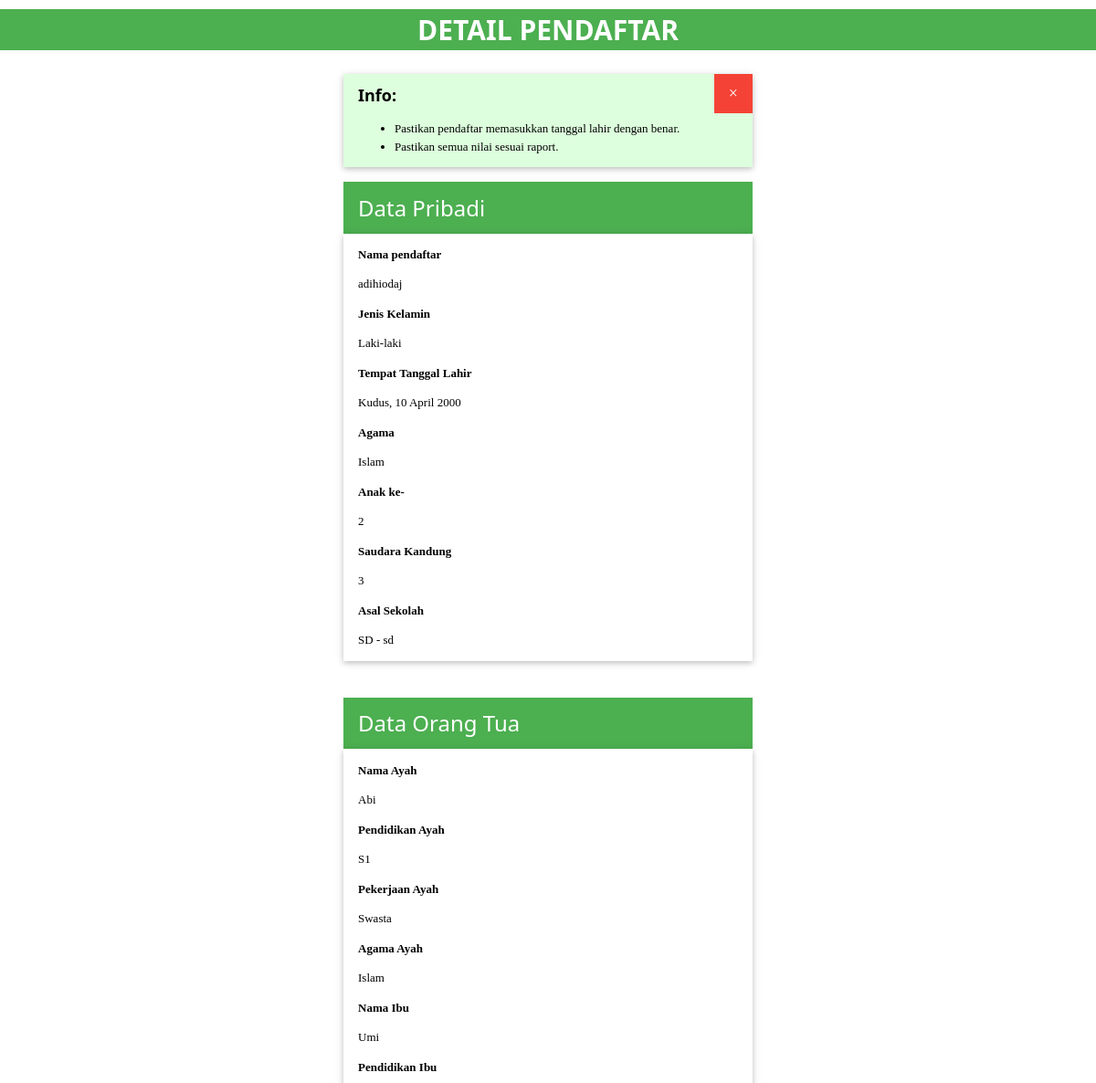
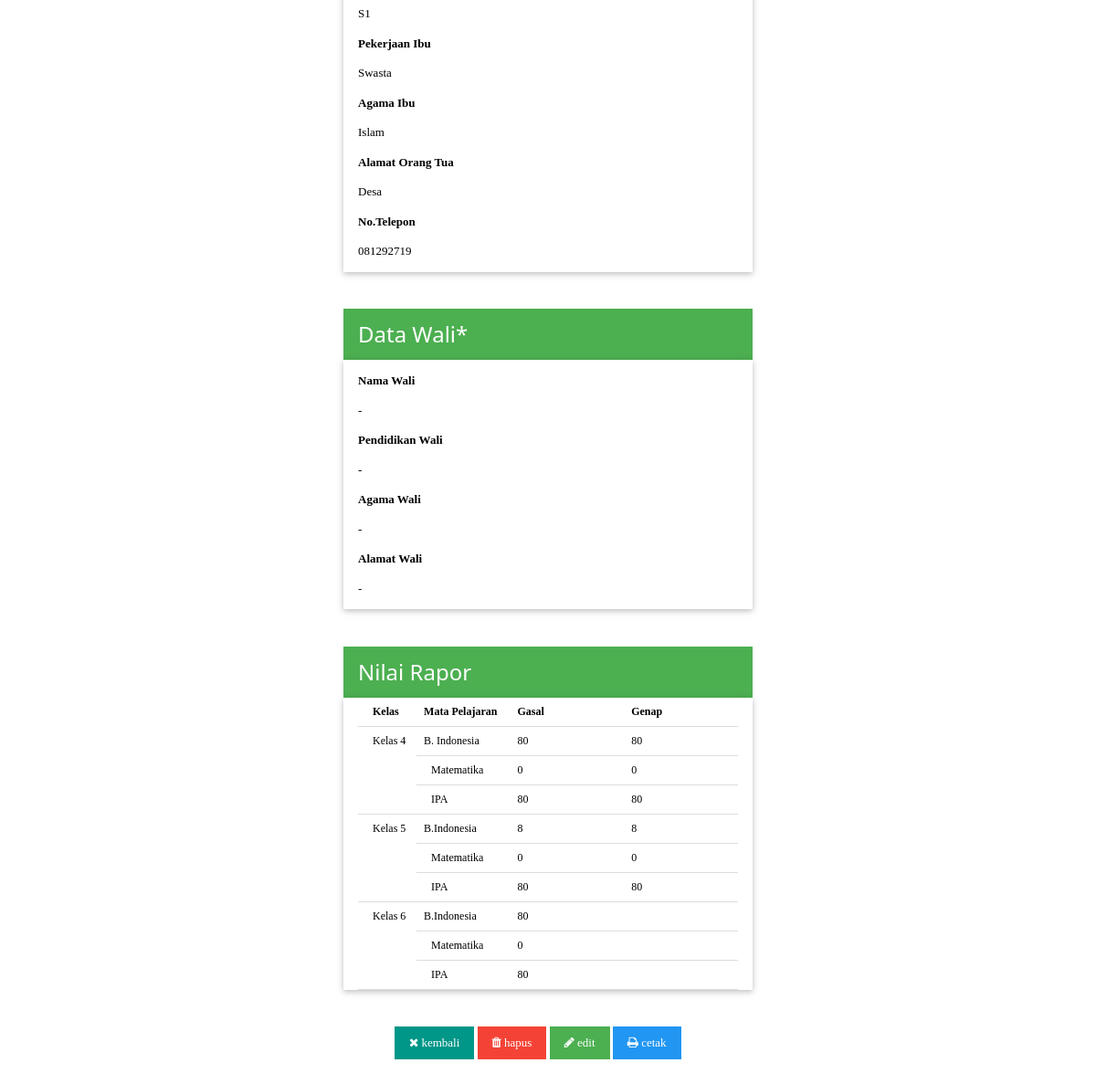
/ppdb/pendaftar/1/detail/, run on an earlier commit of the app's database (2 pictures, top to bottom).
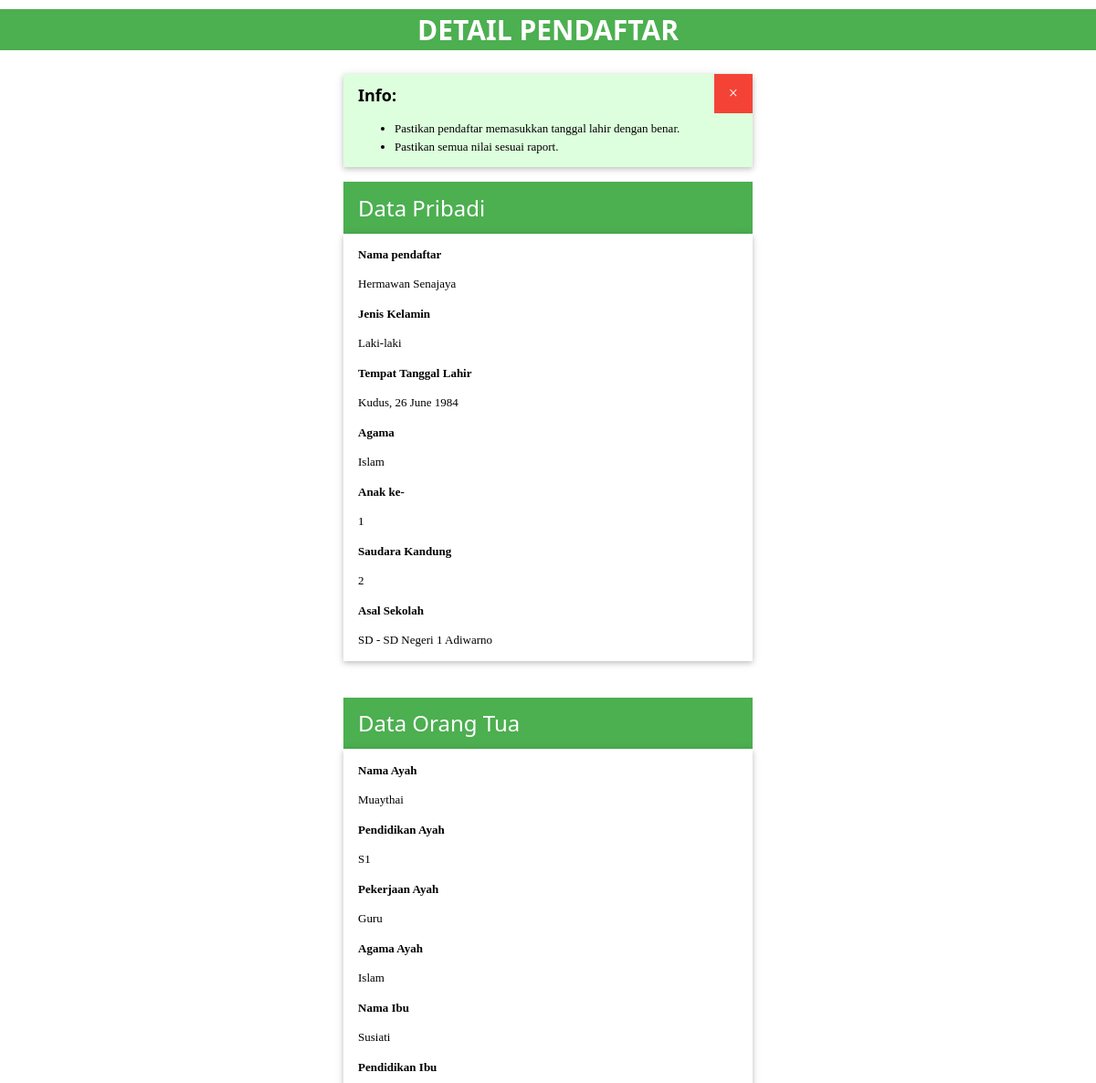
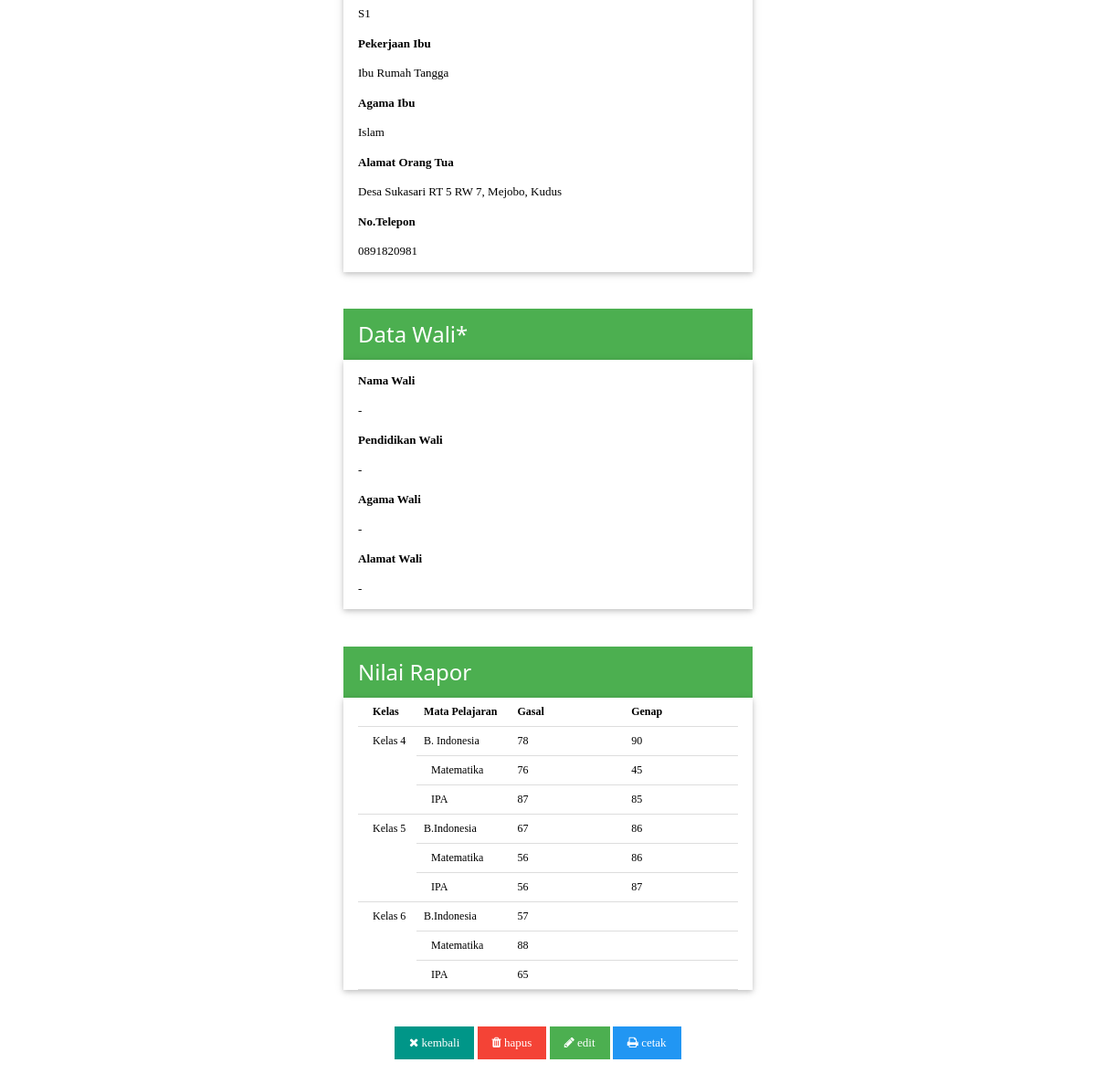
And on a later commit of the database (2 pictures, top to bottom).
### pendaftaran/models.py (models this page shows, shortened)
class Pendaftar(models.Model):
    nomor_pendaftaran = models.IntegerField(null=True)
    password_pendaftaran = models.CharField(max_length=5)
    nama = models.CharField(max_length=50)
    jenis_kelamin = models.CharField(max_length=10, choices=JENIS_KELAMIN, default='Laki-laki',)
    tempat_lahir = models.CharField(max_length=15, default='Kudus')
    tanggal_lahir = models.DateField(null=True)
    agama_anak = models.CharField(max_length=10, choices=AGAMA, default='Islam',)
    anak_ke = models.CharField(max_length=2)
    jumlah_saudara_kandung = models.CharField(max_length=2, blank=True)
    jenis_sekolah = models.CharField(max_length=2, choices=SEKOLAH, default='SD')
    asal_sekolah = models.CharField(max_length=50)
    nama_ayah = models.CharField(max_length=50)
    nama_ibu = models.CharField(max_length=50)
    pendidikan_ayah = models.CharField(max_length=25)
    pendidikan_ibu = models.CharField(max_length=25)
    pekerjaan_ayah = models.CharField(max_length=30)
    pekerjaan_ibu = models.CharField(max_length=30)
    agama_ayah = models.CharField(max_length=10, choices=AGAMA, default='Islam',)
    agama_ibu = models.CharField(max_length=10, choices=AGAMA, default='Islam',)
    alamat_orang_tua = models.CharField(max_length=200)
    no_telepon = models.CharField(max_length=12)
    nama_wali = models.CharField(max_length=50, default='-', blank=True)
    pendidikan_wali = models.CharField(max_length=50, default='-', blank=True)
    agama_wali = models.CharField(max_length=10, choices=AGAMA, default='-', blank=True)
    alamat_wali = models.CharField(max_length=50, default='-', blank=True)
    indo_kelas4_smt1 = models.DecimalField(max_digits=2, decimal_places=0, blank=False)
    mtk_kelas4_smt1 = models.DecimalField(max_digits=2, decimal_places=0, blank=False)
    ipa_kelas4_smt1 = models.DecimalField(max_digits=2, decimal_places=0, blank=False)
    indo_kelas4_smt2 = models.DecimalField(max_digits=2, decimal_places=0, blank=False)
    mtk_kelas4_smt2 = models.DecimalField(max_digits=2, decimal_places=0, blank=False)
    ipa_kelas4_smt2 = models.DecimalField(max_digits=2, decimal_places=0, blank=False)
    indo_kelas5_smt1 = models.DecimalField(max_digits=2, decimal_places=0, blank=False)
    mtk_kelas5_smt1 = models.DecimalField(max_digits=2, decimal_places=0, blank=False)
    ipa_kelas5_smt1 = models.DecimalField(max_digits=2, decimal_places=0, blank=False)
    indo_kelas5_smt2 = models.DecimalField(max_digits=2, decimal_places=0, blank=False)
    mtk_kelas5_smt2 = models.DecimalField(max_digits=2, decimal_places=0, blank=False)
    ipa_kelas5_smt2 = models.DecimalField(max_digits=2, decimal_places=0, blank=False)
    indo_kelas6_smt1 = models.DecimalField(max_digits=2, decimal_places=0, blank=False)
    mtk_kelas6_smt1 = models.DecimalField(max_digits=2, decimal_places=0, blank=False)
    ipa_kelas6_smt1 = models.DecimalField(max_digits=2, decimal_places=0, blank=False)
    def rerata_indo(self):
        indo = [self.indo_kelas4_smt1, self.indo_kelas4_smt2, self.indo_kelas5_smt2, self.indo_kelas5_smt2, self.indo_kelas6_smt1]
        return mean(indo)
    def rerata_ipa(self):
        ipa = [self.ipa_kelas4_smt1, self.ipa_kelas4_smt2, self.ipa_kelas5_smt1, self.ipa_kelas5_smt2, self.ipa_kelas6_smt1]
        return mean(ipa)
    RerataIndo = property(rerata_indo)
    RerataMtk = property(rerata_ipa)
    RerataIpa = property(rerata_ipa)
    def rerata_mapel(self):
        mapel = [self.RerataIndo, self.RerataMtk, self.RerataIpa]
        return mean(mapel)
    RerataMapel = property(rerata_mapel)

### pendaftaran/views.py (the view)
# urls.py: url(r'^pendaftar/(?P<pk>\d+)/detail/$', views.pendaftar_detail, name='pendaftar_detail'),
def pendaftar_detail(request, pk):
    pendaftar = get_object_or_404(Pendaftar, pk=pk)
    template = 'ppdb/pendaftar_detail.html'
    context = {
        'pendaftar': pendaftar,
    }
    return render(request, template, context)

### templates/ppdb/pendaftar_detail.html (shortened to what the changed rows need)
{% extends 'ppdb/base.html' %} {% load static %} {% block content %}
<div>
    <h2 class="w3-center w3-green"><b>DETAIL PENDAFTAR</b></h2>
</div>
    <div class="w3-container" style="width: 40%; margin: auto; margin-bottom: 40px;">
        <div class="w3-card-2 w3-container">
            <label>Nama pendaftar</label>
            <p>{{ pendaftar.nama }}</p>
            <label>Jenis Kelamin</label>
            <p>{{ pendaftar.jenis_kelamin }}</p>
            <label>Tempat Tanggal Lahir</label>
            <p>{{ pendaftar.tempat_lahir }}, {{ pendaftar.tanggal_lahir|date:"j F Y" }}</p>
            <label>Agama</label>
            <p>{{ pendaftar.agama_anak }}</p>
            <label>Anak ke-</label>
            <p>{{ pendaftar.anak_ke }}</p>
            <label>Saudara Kandung</label>
            <p>{{ pendaftar.jumlah_saudara_kandung }}</p>
            <label>Asal Sekolah</label>
            <p>{{ pendaftar.jenis_sekolah }} - {{ pendaftar.asal_sekolah }}</p>
        </div>
    </div>
    <div class="w3-container" style="width: 40%; margin: auto; margin-bottom: 40px;">
        <div class="w3-card-2 w3-container">
            <label>Nama Ayah</label>
            <p>{{ pendaftar.nama_ayah }}</p>
            <label>Pendidikan Ayah</label>
            <p>{{ pendaftar.pendidikan_ayah }}</p>
            <label>Pekerjaan Ayah</label>
            <p>{{ pendaftar.pekerjaan_ayah }}</p>
            <label>Agama Ayah</label>
            <p>{{ pendaftar.agama_ayah }}</p>
            <label>Nama Ibu</label>
            <p>{{ pendaftar.nama_ibu }}</p>
            <label>Pendidikan Ibu</label>
            <p>{{ pendaftar.pendidikan_ibu }}</p>
            <label>Pekerjaan Ibu</label>
            <p>{{ pendaftar.pekerjaan_ibu }}</p>
            <label>Agama Ibu</label>
            <p>{{ pendaftar.agama_ibu }}</p>
            <label>Alamat Orang Tua</label>
            <p>{{ pendaftar.alamat_orang_tua }}</p>
            <label>No.Telepon </label>
            <p>{{ pendaftar.no_telepon }}</p>
        </div>
    </div>
    <div class="w3-container" style="width: 40%; margin: auto; margin-bottom: 40px;">
        <div class="w3-card-2 w3-container">
            <label>Nama Wali</label>
            <p>{{ pendaftar.nama_wali }}</p>
            <label>Pendidikan Wali</label>
            <p>{{ pendaftar.pendidikan_wali }}</p>
            <label>Agama Wali</label>
            <p>{{ pendaftar.agama_wali }}</p>
            <label>Alamat Wali</label>
            <p>{{ pendaftar.alamat_wali }}</p>
        </div>
    </div>
    <div class="w3-container" style="width: 40%; margin: auto; margin-bottom: 40px;">
        <div class="w3-card-2 w3-container">
            <table class="w3-table w3-bordered w3-small">
                <thead class="">
                    <tr>
                        <th>Kelas</th>
                        <th>Mata Pelajaran</th>
                        <th style="width: 30%;">Gasal</th>
                        <th style="width: 30%;">Genap</th>
                    </tr>
                </thead>
                <tbody>
                    <tr>
                        <td rowspan="3">Kelas 4</td>
                        <td>B. Indonesia</td>
                        <td>{{ pendaftar.indo_kelas4_smt1 }}</td>
                        <td>{{ pendaftar.indo_kelas4_smt2 }}</td>
                    </tr>
                    <tr>
                        <td>Matematika</td>
                        <td>{{ pendaftar.mtk_kelas4_smt1 }}</td>
                        <td>{{ pendaftar.mtk_kelas4_smt2 }}</td>
                    </tr>
                    <tr>
                        <td>IPA</td>
                        <td>{{ pendaftar.ipa_kelas4_smt1 }}</td>
                        <td>{{ pendaftar.ipa_kelas4_smt2 }}</td>
                    </tr>
                    <tr>
                        <td rowspan="3">Kelas 5</td>
                        <td>B.Indonesia</td>
                        <td>{{ pendaftar.indo_kelas5_smt1 }}</td>
                        <td>{{ pendaftar.indo_kelas5_smt2 }}</td>
                    </tr>
                    <tr>
                        <td>Matematika</td>
                        <td>{{ pendaftar.mtk_kelas5_smt1 }}</td>
                        <td>{{ pendaftar.mtk_kelas5_smt2 }}</td>
                    </tr>
                    <tr>
                        <td>IPA</td>
                        <td>{{ pendaftar.ipa_kelas5_smt1 }}</td>
                        <td>{{ pendaftar.ipa_kelas5_smt2 }}</td>
                    </tr>
                    <tr>
                        <td rowspan="3">Kelas 6</td>
                        <td>B.Indonesia</td>
                        <td>{{ pendaftar.indo_kelas6_smt1 }}</td>
                        <td></td>
                    </tr>
                    <tr>
                        <td>Matematika</td>
                        <td>{{ pendaftar.mtk_kelas6_smt1 }}</td>
                        <td></td>
                    </tr>
                    <tr>
                        <td>IPA</td>
                        <td>{{ pendaftar.ipa_kelas6_smt1 }}</td>
                        <td></td>
                    </tr>
                </tbody>
            </table>
           </div>
    	</div>
{% endblock %}

What changed in the data, as far as the page shows it:
changed Pendaftar "Laki-laki": nama "adihiodaj" → "Hermawan Senajaya"; tanggal_lahir "10 April 2000" → "26 June 1984"; anak_ke "2" → "1"; jumlah_saudara_kandung "3" → "2"; asal_sekolah "sd" → "SD Negeri 1 Adiwarno"; nama_ayah "Abi" → "Muaythai"; pekerjaan_ayah "Swasta" → "Guru"; nama_ibu "Umi" → "Susiati"; pekerjaan_ibu "Swasta" → "Ibu Rumah Tangga"; alamat_orang_tua "Desa" → "Desa Sukasari RT 5 RW 7, Mejobo, Kudus"; no_telepon "081292719" → "0891820981"; indo_kelas4_smt1 "80" → "78"; indo_kelas4_smt2 "80" → "90"; mtk_kelas4_smt1 "0" → "76"; mtk_kelas4_smt2 "0" → "45"; ipa_kelas4_smt1 "80" → "87"; ipa_kelas4_smt2 "80" → "85"; indo_kelas5_smt1 "8" → "67"; indo_kelas5_smt2 "8" → "86"; mtk_kelas5_smt1 "0" → "56"; mtk_kelas5_smt2 "0" → "86"; ipa_kelas5_smt1 "80" → "56"; ipa_kelas5_smt2 "80" → "87"; indo_kelas6_smt1 "80" → "57"; mtk_kelas6_smt1 "0" → "88"; ipa_kelas6_smt1 "80" → "65"
